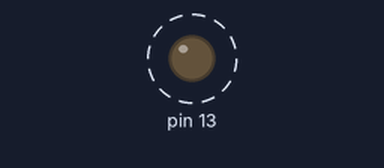
A sketch run on a simulated Arduino Uno, built with avr-gcc and run on an emulated ATmega328P. Parts: output pins drawn as LEDs (lit = HIGH). Dashed ring = blinking.

Above: at 0.25 s.
Timing chart, 0 to 3.0 s (numbered marks = the images above):
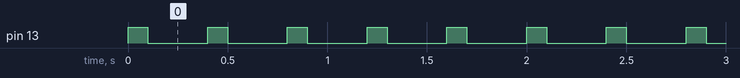

The sketch:

arduino.ino
```cpp
// the setup function runs once when you press reset or power the board
void setup() {
  // put your setup code here, to run once:

  // initialize digital pin LED_BUILTIN as an output.
  pinMode(13, OUTPUT);
}

// the loop function runs over and over again forever
void loop() {
  // put your main code here, to run repeatedly:

  digitalWrite(13, 1);   // turn the LED on (HIGH is the voltage level)
  delay(100);                       // wait for a second
  digitalWrite(13, 0);    // turn the LED off by making the voltage LOW
  delay(300);
}
```

Measured:
- by itself, pin 13: alternates HIGH for 0.10 s and LOW for 0.30 s
